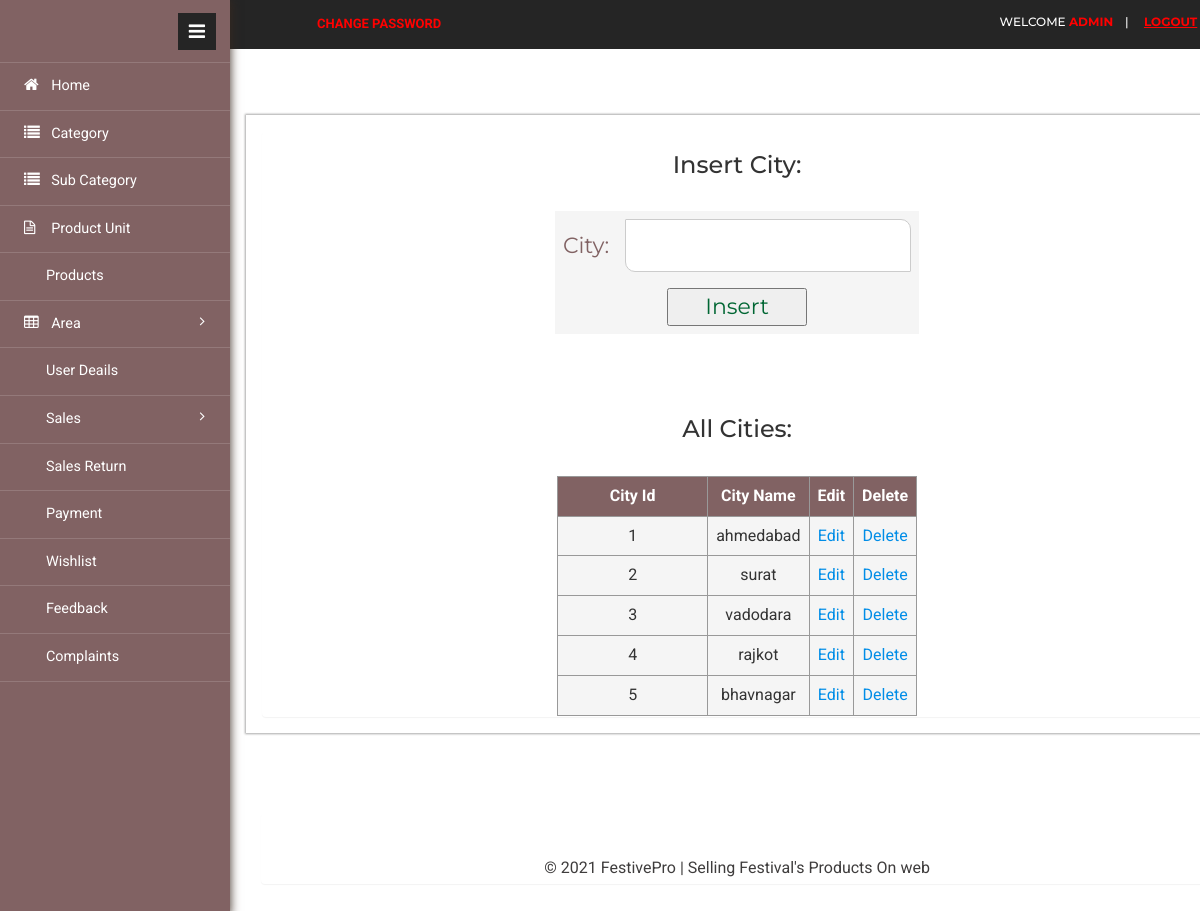
Screenshot of /admin/city.php (signed in) with the database file from the repository.
### tables this page shows
CREATE TABLE `city` (
  `city_id` int(7) NOT NULL,
  `city_name` varchar(10) NOT NULL
);

### admin/city.php (the view, shortened to what this page needs)
			<?php
				include_once 'include/header.php';
			?>
			<div class="content">
					<div class="monthly-grid">
						<div class="panel panel-widget">
<center><h3 style="color:#333333">Insert City:</h3></center><br>
							<div class="panel-title">
<form action="city_add" method="post">
<table align="center">
	<tr>
		<td>City: </td>
		<td><input type="text" name="r1" pattern="[A-Za-z ]{2,20}" autofocus required=""  /></td>
	</tr>
	<tr>
		<td colspan="2"><input type="submit" name="submit" value="Insert" /></td>
	</tr>
</table>
</form>
<br><br>
							</div>
<center><h3 style="color:#333333;"> All Cities: </h3> </center><br />
<?php
$db=mysqli_query($con,"select *from city order by city_id");
  ?>
<table border="1" align="center">
  <tr>
    <th>City Id</th>
    <th>City Name</th>
	<th>Edit</th>
	<th>Delete</th>
  </tr>
  <?php
  while($row=mysqli_fetch_array($db))
  {
  ?>
  <tr>
    <td><?php echo $row["city_id"];?></td>
		<td><?php echo $row["city_name"];?></td>
		<td><a onclick='javascript:confirmationUpdate($(this));return false;'
			href='city_edit.php?x=<?php echo $row["city_id"];?>'>Edit</a></td>
		<td><a onclick='javascript:confirmationDelete($(this));return false;'
			href='city_delete.php?x=<?php echo $row["city_id"];?>'>Delete</a></td>
  </tr>
  <?php
  }
   ?>
</table>
						</div>
					</div>
					<div class="content-top">
				<div class="area">
			<?php
				include_once 'include/footer.php';
			?>
			</div>
		</div>
</div>
			<?php
				include_once 'include/slidebar.php';
			?>

### admin/include/table.css (style rules this page uses)
* { box-sizing: border-box; }
input[type=file], input[type=text], input[type=number], input[type=password], input[type=email], select, textarea { width: 100%; padding: 10px; border: 1px solid #ccc; border-radius: 1px 10px; box-sizing: border-box; resize: vertical; caret-color: #816263; color:maroon; white-space:initial; }
input[type=submit] { color:#006633; width:40%; }
table { border-collapse: collapse; width:auto; border:thin; border-color:#999999; }
th, td { background-color:#F5F5F5; padding: 8px; text-align:center; overflow:hidden; }
th { background-color: #816263; color: white; }
body { font-family: 'Roboto', sans-serif; }

### rows the page displays
city: city_id "1", city_name "ahmedabad"
city: city_id "2", city_name "surat"
city: city_id "3", city_name "vadodara"
city: city_id "4", city_name "rajkot"
city: city_id "5", city_name "bhavnagar"

### other values shown
$_SESSION['client']['r1'] "ADMIN"
